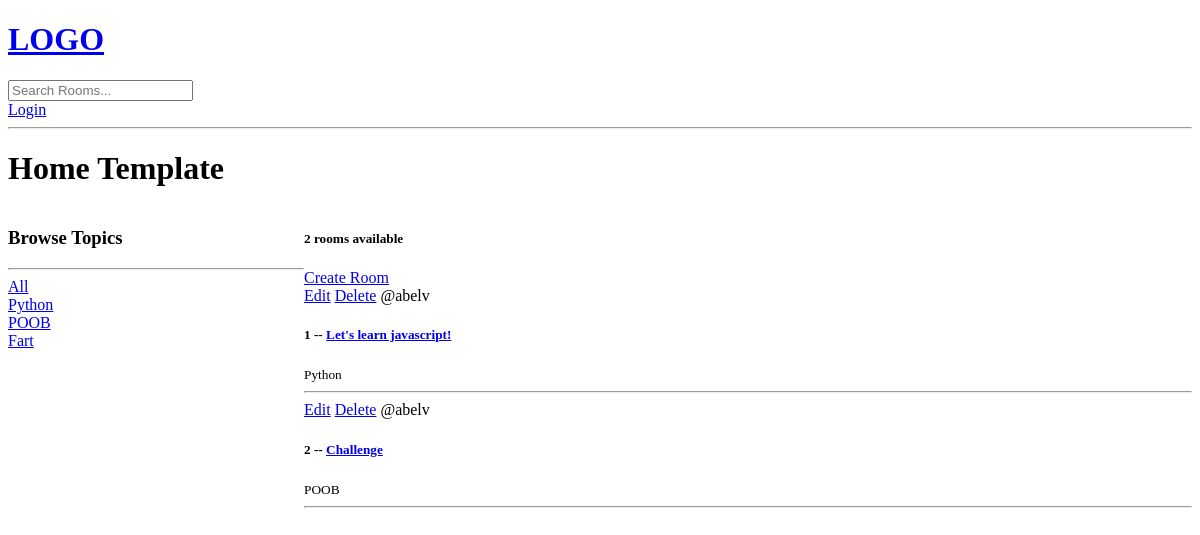
The app's page /, older data.
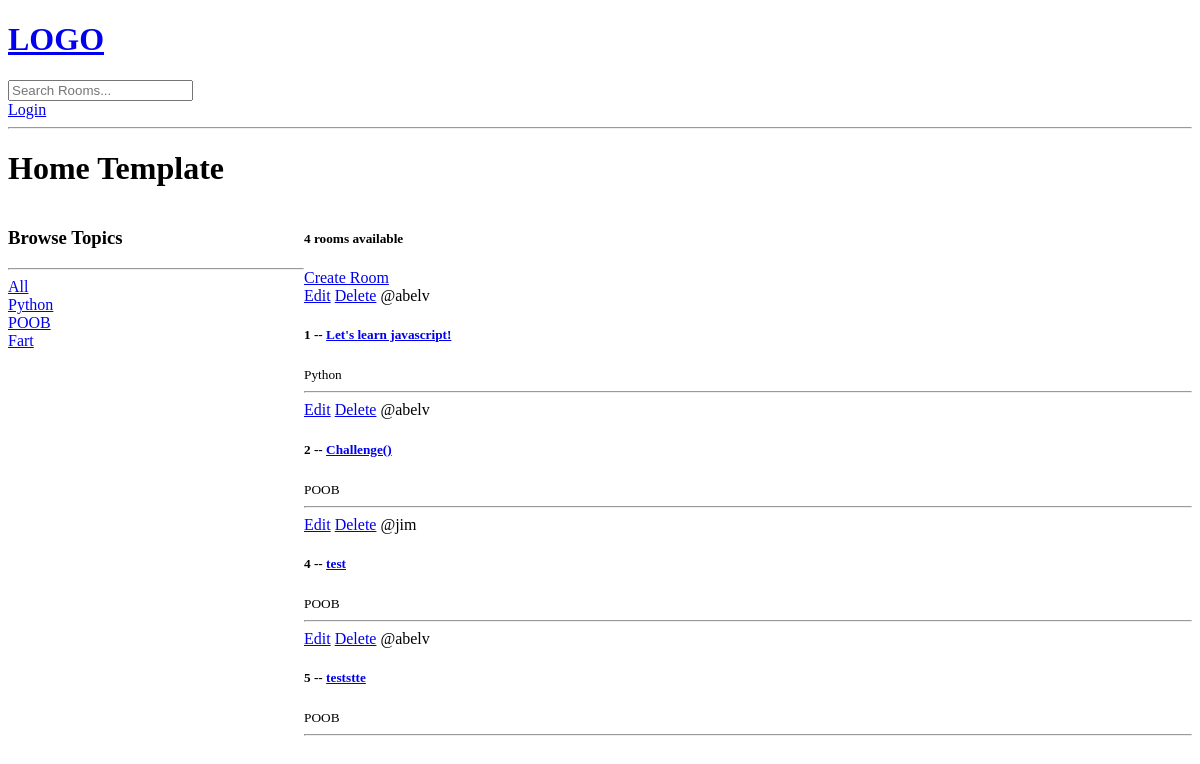
The same page, newer data.
### base/models.py (models this page shows, shortened)
class Topic(models.Model):
    name = models.CharField(max_length=200)

class Room(models.Model):
    host = models.ForeignKey(User, on_delete=models.SET_NULL, null=True)
    topic = models.ForeignKey(Topic, on_delete=models.SET_NULL, null=True)
    name = models.CharField(max_length=200)
    description = models.TextField(null=True, blank=True)
    updated = models.DateTimeField(auto_now=True)
    created = models.DateTimeField(auto_now_add=True)

### base/views.py (the view)
# urls.py: path('', views.home, name = "home"),
def home(request):
    q = request.GET.get('q') if request.GET.get('q') != None else ''
    rooms = Room.objects.filter(Q(topic__name__icontains = q) |
                                Q(name__icontains = q) |
                                Q(description__icontains = q)
                                )
    topics = Topic.objects.all()
    room_count = rooms.count()
    context = {'rooms': rooms, 'topics': topics, 'room_count': room_count}
    return render(request, 'base/home.html', context)

### base/templates/base/home.html (shortened to what this page needs)
{% extends 'main.html' %}
{% block content %}
<h1> Home Template </h1>
<div class = "home-container">
    <div>
        <h3>Browse Topics</h3>
        <hr>
        <div>
            <a href="{% url 'home' %}">All</a>
        </div>
        {% for topic in topics%}
        <div>
        <a href = "{% url 'home' %}?q={{topic.name}}">{{topic.name}}</a>
        </div>
        {% endfor %}
    </div>
    <div>
        <h5>{{room_count}} rooms available</h5>
        <a href ="{% url 'create-room' %}">Create Room</a>
    <div>
        {% for rooms in rooms%}
        <div>
            <a href="{% url 'update-room' rooms.id %}">Edit</a>
            <a href="{% url 'delete-room' rooms.id %}">Delete</a>
            <span>@{{rooms.host.username}} </span>
            <h5>{{rooms.id}} -- <a href="{% url 'room' rooms.id %}">{{rooms.name}}</a></h5>
            <small>{{rooms.topic.name}}</small>
            <hr>
        </div>
        {% endfor %}
    </div>
    </div>
</div>
{% endblock %}

### templates/main.html (shortened to what this page needs)
<!DOCTYPE html>
<html>
    <head>
    </head>
<body>
    {% include 'navbar.html' %}
    {% block content%}
    {% endblock %}
</body>
</html>

### templates/navbar.html
<a href ="/">
    <h1>LOGO</h1>
</a>
<form method = "GET" action ="{% url 'home' %}">
    <input type ="text" name ="q" placeholder="Search Rooms..."/>
</form>
<a href ="{% url 'login' %}">Login</a>
<hr>

### base/templates/base/home.html (style rules this page uses)
.home-container { display: grid; grid-template-columns: 1fr 3fr; }

Row changes from the older to the newer data that the page shows:
changed Room id 2: name "Challenge" → "Challenge()"
added Room: host.username "jim", id "4", name "test", topic.name "POOB"
added Room: host.username "abelv", id "5", name "teststte", topic.name "POOB"
Text that changed along with them:
{{ room_count }}: "2" → "4"
